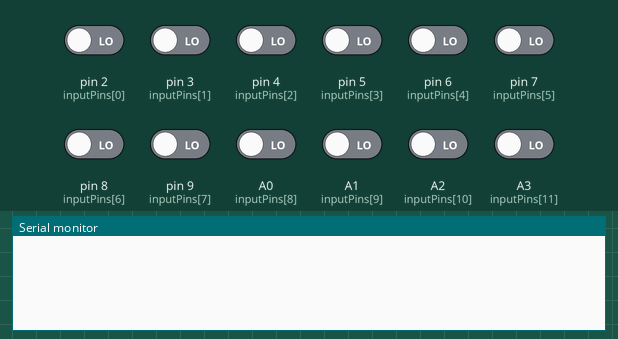
The sketch below on a simulated Arduino Uno, built with avr-gcc and run on an emulated ATmega328P. On the bench: the last lines printed to the serial monitor. The test bench sets the inputs (shaded band); at power-on: A0 (inputPins[8]), A1 (inputPins[9]), A2 (inputPins[10]), A3 (inputPins[11]), pin 2 (inputPins[0]), pin 3 (inputPins[1]), pin 4 (inputPins[2]), pin 5 (inputPins[3]), pin 6 (inputPins[4]), pin 7 (inputPins[5]), pin 8 (inputPins[6]), pin 9 (inputPins[7]) LOW.

Above: at 1.2 s.
1.3 s: pin 2 (inputPins[0]) driven HIGH
At 2.5 s:
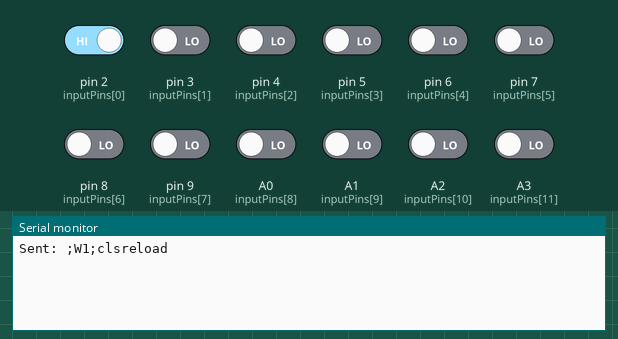
2.8 s: pin 3 (inputPins[1]) driven HIGH
At 3.2 s:
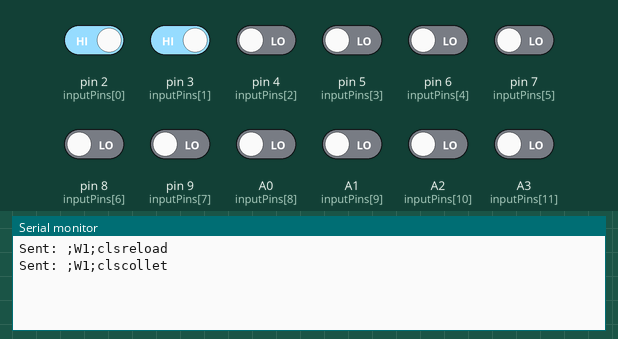
4.3 s: pin 4 (inputPins[2]) driven HIGH
At 4.9 s:
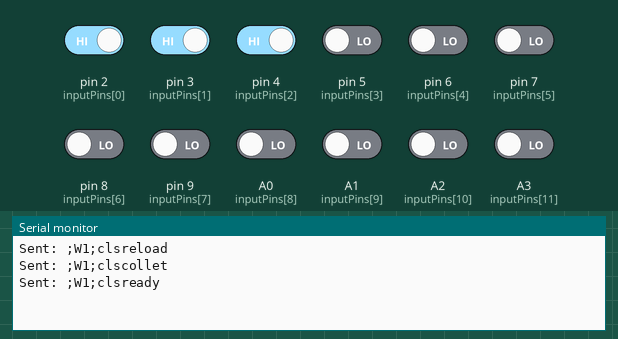
5.8 s: pin 6 (inputPins[4]) driven HIGH
At 7.0 s:
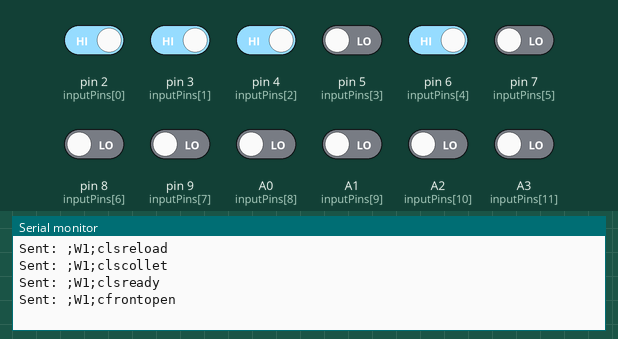
7.3 s: pin 7 (inputPins[5]) driven HIGH
At 8.0 s:
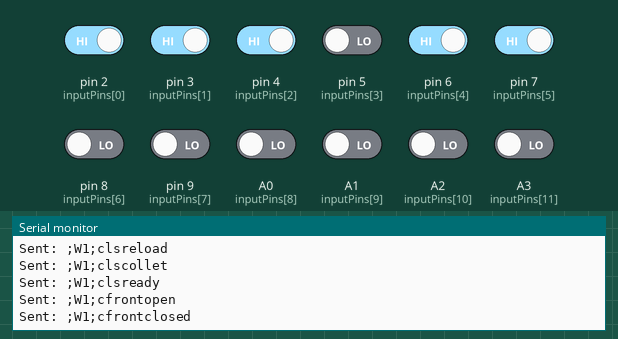

Measured:
- after the input at 1.3 s, the serial monitor: prints a new line at once (image 1)
- after the input at 2.8 s, the serial monitor: prints a new line at once (image 2)
- after the input at 4.3 s, the serial monitor: prints a new line after 0.05 s (image 3)
- after the input at 5.8 s, the serial monitor: prints a new line at once (image 4)
- after the input at 7.3 s, the serial monitor: prints a new line at once (image 5)

The sketch:

Dome_Buttons.ino
```cpp
#include <SoftwareSerial.h>

// SoftwareSerial on pins 10 (RX) and 11 (TX)
SoftwareSerial mySerial(10, 11); // RX not used, TX to other Arduino

// Input pins (1-based mapping)
const int pinCount = 12;
const int inputPins[pinCount] = {
  2, 3, 4, 5, 6, 7, 8, 9, A0, A1, A2, A3
};

// Store previous states
bool lastState[pinCount] = {false};

void setup() {
  Serial.begin(9600);
  mySerial.begin(9600);

  for (int i = 0; i < pinCount; i++) {
    pinMode(inputPins[i], INPUT); // Use external pull-down resistors
  }
}

void loop() {
  for (int i = 0; i < pinCount; i++) {
    bool currentState = digitalRead(inputPins[i]);

    if (currentState != lastState[i]) {
      sendCommandForPin(i + 1); // Use 1-based index for case mapping
      lastState[i] = currentState;
    }
  }

  delay(50); // Debounce delay
}

void sendCommandForPin(int pinNum) {
  String command;

  switch (pinNum) {
    case 1:  command = ";W1;clsreload";     // A1: Left, Right
             break;
    case 2:  command = ";W1;clscollet";     // A2: Left, Right, Right
             break;
    case 3:  command = ";W1;clsready";      // A3: Left, Right, Right, Right
             break;
    case 4:  /* Available for future use */  // B1: Left, Left, Right
             return;
    case 5:  command = ";W1;cfrontopen";    // B2: Left, Left, Right, Right
             break;
    case 6:  command = ";W1;cfrontclosed";  // B3: Left, Left, Right, Right, Right
             break;
    case 7:  /* Available for future use */  // C1: Left, Left, Left, Right
             return;
    case 8:  /* Available for future use */  // C2: Left, Left, Left, Right, Right
             return;
    case 9:  /* Available for future use */  // C3: Left, Left, Left, Right, Right, Right
             return;
    case 10: /* Available for future use */  // D1: Left, Left, Left, Left, Right
             return;
    case 11: /* Available for future use */  // D2: Left, Left, Left, Left, Right, Right
             return;
    case 12: /* Available for future use */  // D3: Left, Left, Left, Left, Right, Right, Right
             return;
    default: return;
  }

  mySerial.println(command);
  Serial.print("Sent: ");
  Serial.println(command);
}
```
